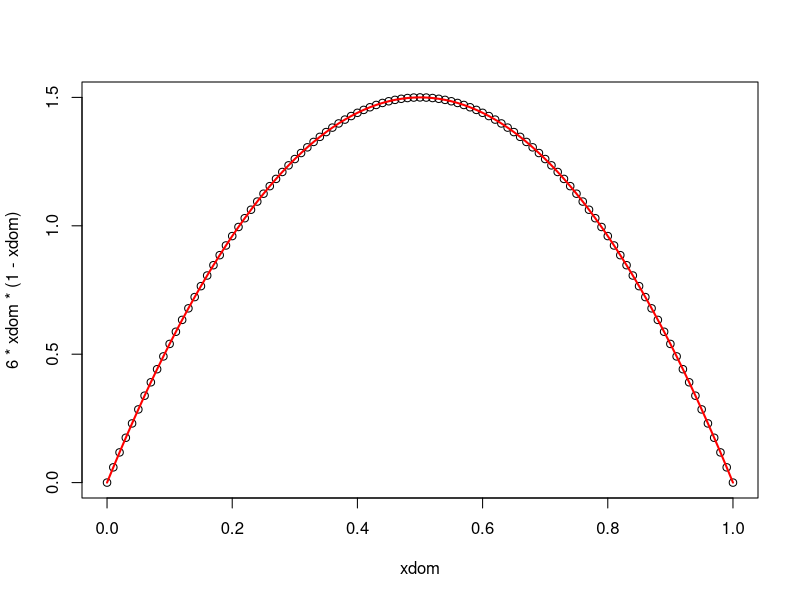
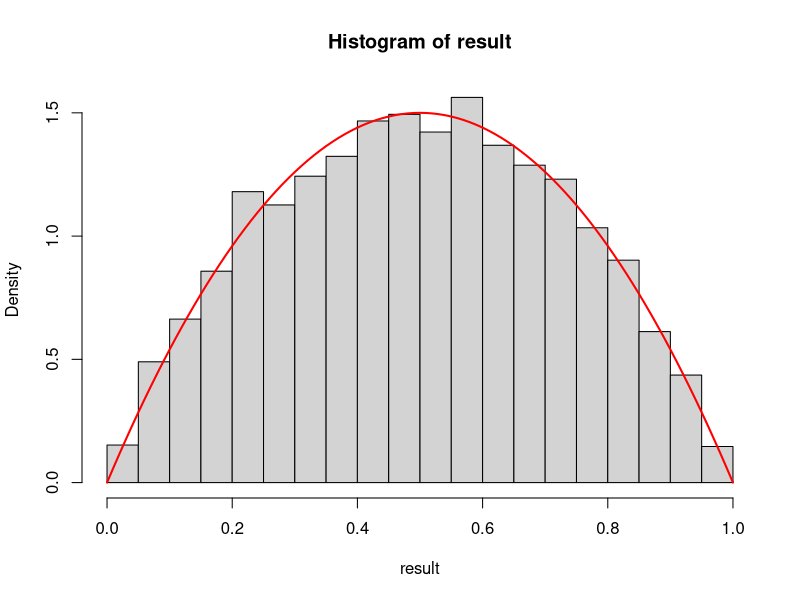

These figures' R source, in order:
#-------------------------------------------#
# Acceptance rejection example
#-------------------------------------------#
xdom=seq(0,1,by=0.01)
plot(xdom,6*xdom*(1-xdom)) #shape of the target function
curve(dbeta(x,shape1=2,shape2=2),
      add=T,col='red',lwd=2) #verify that this is actually beta(2,2)


####### proposal: unif(0,1), C=1.5
#global constants
nsim=10000
result=numeric()

#run algorithm
for(i in 1:nsim){
  xprop=runif(1)
  u=runif(1)
  acc.rate=6*xprop*(1-xprop)/((1.5)*dunif(xprop))
  if(u < acc.rate){
    result=c(result,xprop)
  }   
}

#verify results
mean(result) #should be 0.5

hist(result,nclass=20,probability=T)
curve(dbeta(x,shape1=2,shape2=2),
      add=T,col='red',lwd=2)  #should be close to beta(2,2)

length(result)/nsim #acceptance rate
